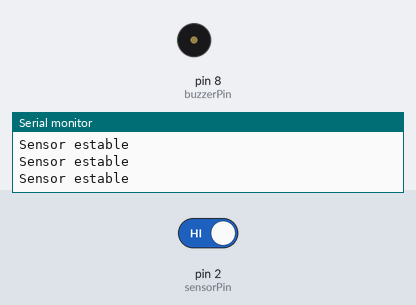
The sketch below on a simulated Arduino Uno, built with avr-gcc and run on an emulated ATmega328P. On the bench: buzzer (waves = sounding, pin HIGH), the last lines printed to the serial monitor. The test bench sets the inputs (shaded band); at power-on: pin 2 (sensorPin) HIGH.

Above: at 2.8 s.
2.9 s: pin 2 (sensorPin) driven LOW
At 3.9 s:
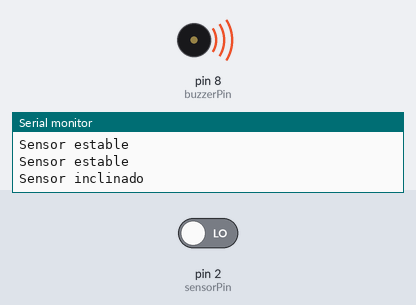
4.5 s: pin 2 (sensorPin) driven HIGH
At 5.4 s:
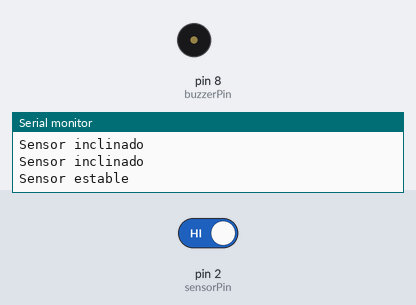
Timing chart, 0 to 7.5 s (numbered marks = the images above; inputs shaded):
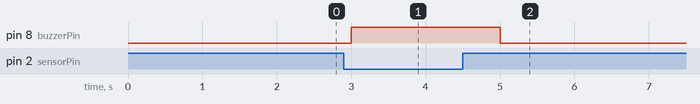

The sketch:

EJ14-CODIGO.ino
```cpp
const int sensorPin = 2;  // Pin del sensor de inclinación
const int buzzerPin = 8;  // Pin del buzzer

void setup() {
  pinMode(sensorPin, INPUT);   // Configurar sensor como entrada
  pinMode(buzzerPin, OUTPUT);  // Configurar buzzer como salida
  Serial.begin(9600);
}

void loop() {
  int estadoSensor = digitalRead(sensorPin);  // Leer estado del sensor

  if (estadoSensor == LOW) {  // Sensor inclinado (contacto cerrado)
    digitalWrite(buzzerPin, HIGH);  // Activar buzzer
    Serial.println("Sensor inclinado");
  } else {  // Sensor en posición vertical (contacto abierto)
    digitalWrite(buzzerPin, LOW);  // Apagar buzzer
    Serial.println("Sensor estable");
  }

  delay(1000);  // Pequeño retraso para estabilidad
}
```

Measured:
- after the input at 2.9 s, pin 8 (buzzerPin): LOW → HIGH after 0.10 s
- after the input at 4.5 s, pin 8 (buzzerPin): HIGH → LOW after 0.50 s
